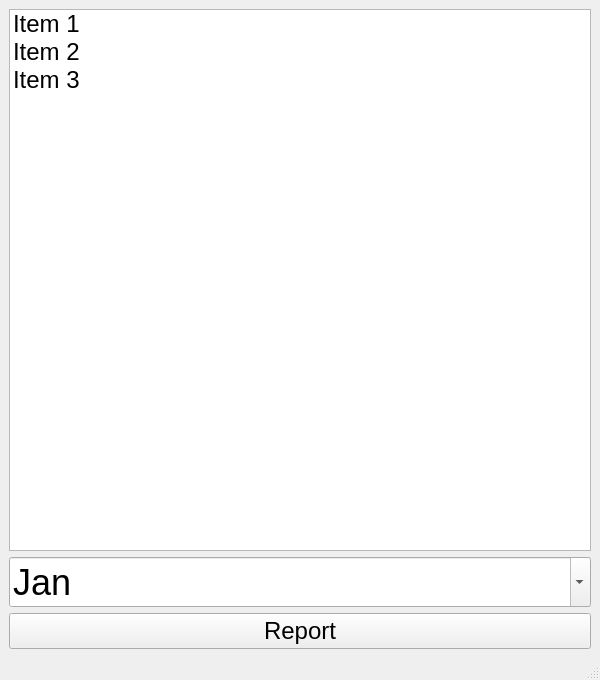
<?xml version="1.0" encoding="UTF-8"?>
<ui version="4.0">
 <class>SelectionWindow</class>
 <widget class="QMainWindow" name="SelectionWindow">
  <property name="geometry">
   <rect>
    <x>0</x>
    <y>0</y>
    <width>600</width>
    <height>680</height>
   </rect>
  </property>
  <property name="windowTitle">
   <string>Report Form</string>
  </property>
  <widget class="QWidget" name="centralwidget">
   <layout class="QVBoxLayout" name="verticalLayout">
    <item>
     <widget class="QListWidget" name="listWidget">
      <property name="font">
       <font>
        <pointsize>18</pointsize>
       </font>
      </property>
      <item>
       <property name="text">
        <string>Item 1</string>
       </property>
      </item>
      <item>
       <property name="text">
        <string>Item 2</string>
       </property>
      </item>
      <item>
       <property name="text">
        <string>Item 3</string>
       </property>
      </item>
     </widget>
    </item>
    <item>
     <widget class="QDateEdit" name="dateEdit">
      <property name="font">
       <font>
        <pointsize>27</pointsize>
       </font>
      </property>
      <property name="inputMethodHints">
       <set>Qt::ImhLatinOnly</set>
      </property>
      <property name="currentSection">
       <enum>QDateTimeEdit::MonthSection</enum>
      </property>
      <property name="displayFormat">
       <string>MMM</string>
      </property>
      <property name="calendarPopup">
       <bool>true</bool>
      </property>
     </widget>
    </item>
    <item>
     <widget class="QPushButton" name="btnReport">
      <property name="font">
       <font>
        <pointsize>18</pointsize>
       </font>
      </property>
      <property name="text">
       <string>Report</string>
      </property>
      <property name="icon">
       <iconset resource="icons.qrc">
        <normaloff>:/images/images/report.png</normaloff>:/images/images/report.png</iconset>
      </property>
     </widget>
    </item>
   </layout>
  </widget>
  <widget class="QMenuBar" name="menubar">
   <property name="geometry">
    <rect>
     <x>0</x>
     <y>0</y>
     <width>600</width>
     <height>17</height>
    </rect>
   </property>
  </widget>
  <widget class="QStatusBar" name="statusbar"/>
 </widget>
 <resources>
  <include location="icons.qrc"/>
 </resources>
 <connections/>
</ui>
